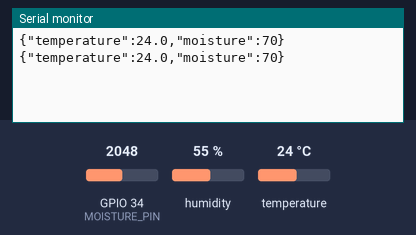
Recording of a sketch running on a simulated ESP32. On the bench: the last lines printed to the serial monitor. The test bench sets the inputs (shaded band); at power-on: temperature 24 °C, GPIO 34 (MOISTURE_PIN) = 2048, humidity 55 % (analog values on the 0–4095 scale).

Above: at 2.8 s.
2.9 s: temperature set to 12 °C
At 4.5 s:
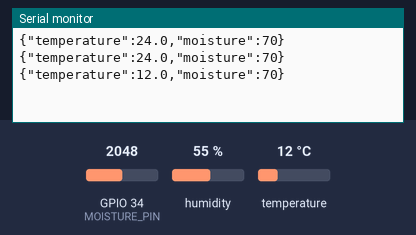
5.6 s: GPIO 34 (MOISTURE_PIN) set to 2866
At 6.9 s:
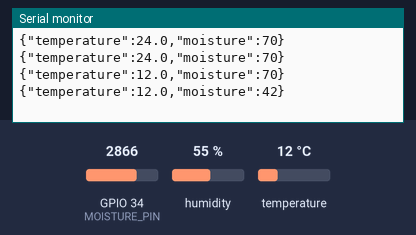
8.3 s: temperature set to 19 °C
At 10.5 s:
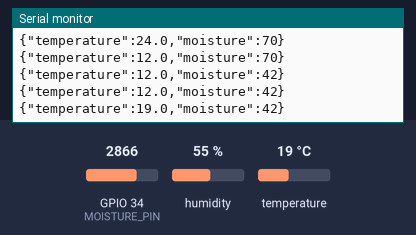
11.0 s: GPIO 34 (MOISTURE_PIN) set to 3603
At 12.9 s:
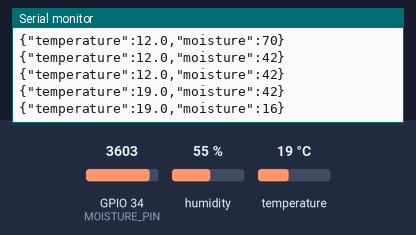
Timing chart, 0 to 14.4 s (numbered marks = the images above; inputs shaded):
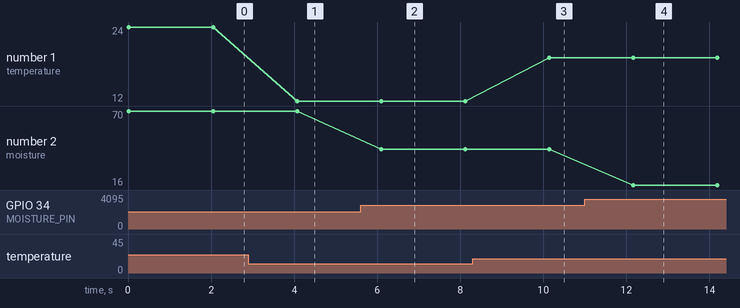

The sketch:

esp32_sensor.ino
```cpp
#include <DHT.h>

// Adjust these pins to match the ESP32 wiring.
#define DHT_PIN 4
#define DHT_TYPE DHT11
#define MOISTURE_PIN 34

// Calibrate these two values from your moisture probe.
const int MOISTURE_DRY_RAW = 4095;
const int MOISTURE_WET_RAW = 1200;

DHT dht(DHT_PIN, DHT_TYPE);

void setup() {
  Serial.begin(115200);
  dht.begin();
  analogReadResolution(12);
}

void loop() {
  float temperature = dht.readTemperature();
  int moistureRaw = analogRead(MOISTURE_PIN);

  if (isnan(temperature)) {
    delay(2000);
    return;
  }

  int moisture = map(
    moistureRaw,
    MOISTURE_DRY_RAW,
    MOISTURE_WET_RAW,
    0,
    100
  );
  moisture = constrain(moisture, 0, 100);

  Serial.print("{\"temperature\":");
  Serial.print(temperature, 1);
  Serial.print(",\"moisture\":");
  Serial.print(moisture);
  Serial.println("}");

  delay(2000);
}
```

Measured:
- after the input at 2.9 s, the serial monitor: prints a new line after 1.2 s (image 1)
- after the input at 5.6 s, the serial monitor: prints a new line after 0.49 s (image 2)
- after the input at 8.3 s, the serial monitor: prints a new line after 1.8 s (image 3)
- after the input at 11.0 s, the serial monitor: prints a new line after 1.2 s (image 4)
- plotted number 1: 24 → 12 after the input at 2.9 s, 12 → 19 after the input at 8.3 s
- plotted number 2: 70 → 42 after the input at 5.6 s, 42 → 16 after the input at 11.0 s
